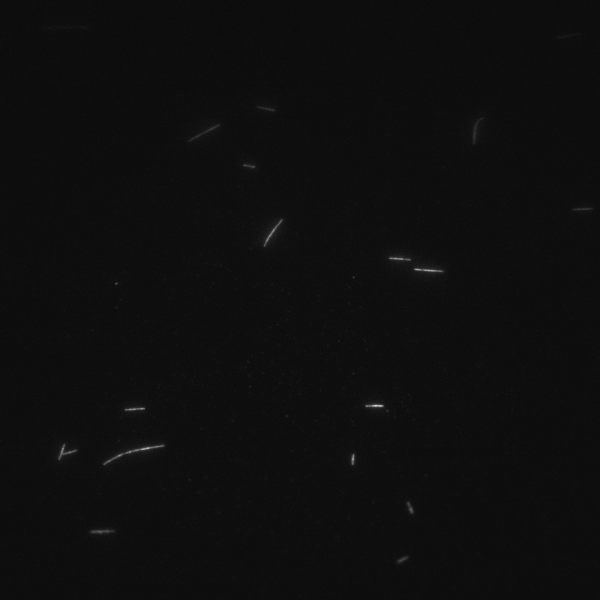
#> input picture Edge_Detection/8bit_tiff_file/Composite_z001_c001.tif, 1200 x 1200 px, given in place of 200818_Xb_Reaction2_6uM003_016.png, which was not available (shown at 1/2 size)
$ python Single_Image_Edge_Detection.py   (older library calls are emulated)
#> lines starting #> are read from the running program, lines starting #| are printed output that depends on the picture; after the words box and inside, x2 and y2 are one past the last pixel; in counts of white or black regions, pixels touching at a corner belong together; pictures that were not available may be replaced by others from this repository, and a replacement may not be noted
import os
#os.environ['DISPLAY'] = ':1'
from scipy.spatial import distance as dist
from imutils import perspective
from imutils import contours
from PIL import Image
import numpy as np
import argparse
import imutils
import cv2
from cv2 import drawContours
import math
from typing import List
from skimage import filters
from networkx.algorithms.smallworld import sigma

# center point
def midpoint(ptA, ptB):
	return ((ptA[0] + ptB[0]) * 0.5, (ptA[1] + ptB[1]) * 0.5)

# read imgae
#tiff_image = cv2.imread("Edge_Detection/8bit_tiff_file/Composite_z002_c002.tif", cv2.IMREAD_ANYCOLOR | cv2.IMREAD_ANYDEPTH)
#image = cv2.normalize(tiff_image, None, 0, 255, cv2.NORM_MINMAX, dtype=cv2.CV_8U)
image = cv2.imread("Edge_Detection/input_image/200818_Xb_Reaction2_6uM003_016.png", cv2.IMREAD_COLOR)
#> image is the input picture: shape (1200, 1200, 3); min 0, max 255, mean 14.1
imgsize = image.shape
#> imgsize = (1200, 1200, 3)
#print(imgsize)
image_D_E = cv2.dilate(image, None, iterations=1) - cv2.erode(image, None, iterations=1)
#cv2.imshow("image_D_E", image_D_E)
# gray grade
#gray = cv2.cvtColor(image, cv2.COLOR_BGR2GRAY)

# bilateral filter
bilateral = cv2.bilateralFilter(image,3,1,1)

# median filter
median = cv2.medianBlur(image,3)
#cv2.imshow("median", median)

# gauss filter to denoise
gauss = cv2.GaussianBlur(image, (5, 5), 0)
# NLM
#nlm = cv2.fastNlMeansDenoising(image, None, 10 ,10,7,21)

# edge detection
#median = np.uint8(median)
edged = cv2.Canny(gauss, 20, 100)
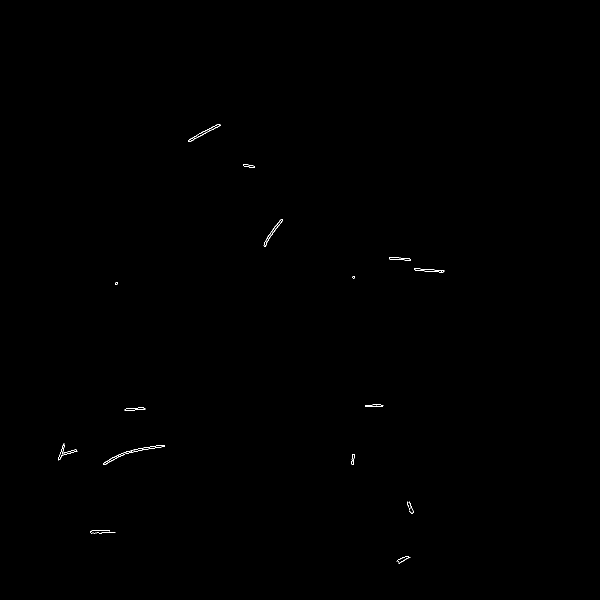
#> edged: shape (1200, 1200) (shown at 1/2 size); 0.11% white in thin lines or dots, all inside (x1, y1, x2, y2) = (116, 248, 889, 1128)
#edged = filters.sobel(gauss)
#cv2.imshow("edge", edged)
#cv2.waitKey(0)

# fill up the gap within objects
edged = cv2.dilate(edged, None, iterations=1)
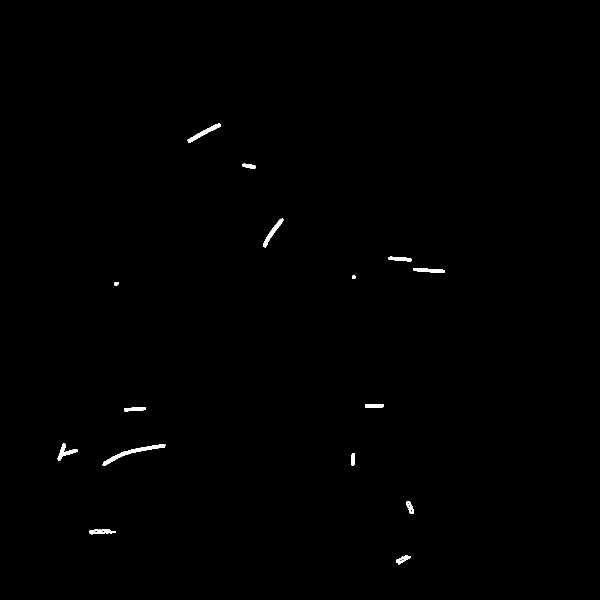
#> edged: shape (1200, 1200) (shown at 1/2 size); 0.34% white; 15 white regions, largest, box (x1, y1, x2, y2) and area: (205, 889, 331, 931) 918, (375, 247, 442, 285) 566, (526, 437, 567, 495) 521
edged = cv2.erode(edged, None, iterations=1)
#> edged: shape (1200, 1200); 0.16% white; 15 white regions

#cv2.imshow("edge_filled", edged)

# find objects
cnts = cv2.findContours(edged.copy(), cv2.RETR_EXTERNAL, cv2.CHAIN_APPROX_SIMPLE)
#> cnts = 15 contours, 2 with area under 20; largest, box (x1, y1, x2, y2) and area: (206, 890, 330, 930) 482, (376, 248, 441, 284) 309, (527, 438, 566, 494) 272, (116, 887, 155, 921) 220, (828, 537, 889, 545) 204
cnts = imutils.grab_contours(cnts)

#print(len(cnts))

# order the sequence from left to right of the object
if len(cnts) > 0:
    cnts = contours.sort_contours(cnts)[0]

#(cnts, _) = contours.sort_contours(cnts)

pixelsPerMetric = None

boxes = []
tltrX_list = []
tltrY_list = []
blbrX_list = []
blbrY_list = []

tlblX_list = []
tlblY_list = []
trbrX_list = []
trbrY_list = []

dA_list = []
dB_list = []

endpoints_list = []
microtubules_length = []

# for loop for all contour
for c in cnts:
	# if it's too small, it might be noise, just ignore it
	if cv2.contourArea(c) < 20:
		continue

	orig = image.copy()
	box = cv2.minAreaRect(c)
	box = cv2.cv.BoxPoints(box) if imutils.is_cv2() else cv2.boxPoints(box)
	box = np.array(box, dtype="int")

	box = perspective.order_points(box)

	boxes.append(box.astype("int"))

	#cv2.drawContours(orig, [box.astype("int")], -1, (0, 255, 0), 2)

	#for (x, y) in box:
		#cv2.circle(orig, (int(x), int(y)), 5, (0, 0, 255), -1)

	(tl, tr, br, bl) = box
	(tltrX, tltrY) = midpoint(tl, tr)
	(blbrX, blbrY) = midpoint(bl, br)

	(tlblX, tlblY) = midpoint(tl, bl)
	(trbrX, trbrY) = midpoint(tr, br)

	tltrX_list.append(tltrX)
	tltrY_list.append(tltrY)
	blbrX_list.append(blbrX)
	blbrY_list.append(blbrY)

	tlblX_list.append(tlblX)
	tlblY_list.append(tlblY)
	trbrX_list.append(trbrX)
	trbrY_list.append(trbrY)

	# [7 lines of commented-out code are left out]

	dA = dist.euclidean((tltrX, tltrY), (blbrX, blbrY))
	dB = dist.euclidean((tlblX, tlblY), (trbrX, trbrY))

	dA_list.append(dA)
	dB_list.append(dB)

	if dA < dB:
		endpoints_list.append(((tlblX, tlblY), (trbrX, trbrY)))
		microtubules_length.append(dB)
	else:
		endpoints_list.append(((tltrX, tltrY), (blbrX, blbrY)))
		microtubules_length.append(dA)
#> this loop made 15 passes
#> (tl, tr, br, bl, tltrX, tltrY, blbrX, blbrY) on passes 1, 2, 3, 5, 6, 7, 8, 9: ([105, 897], [142, 879], [154, 902], [117, 920], 123.5, 888, 135.5, 911), ([179, 1060], [229, 1058], [230, 1064], [180, 1067], 204, 1059, 205, 1065.5), ([202, 917], [326, 880], [329, 892], [206, 930], 264, 898.5, 267.5, 911), ([248, 816], [289, 814], [290, 818], [249, 821], 268.5, 815, 269.5, 819.5), ([374, 278], [440, 250], [438, 245], [377, 284], 407, 264, 407.5, 264.5), ([486, 327], [509, 331], [508, 336], [485, 332], 497.5, 329, 496.5, 334), ([524, 489], [565, 439], [560, 435], [529, 493], 544.5, 464, 544.5, 464), ([703, 907], [708, 908], [706, 929], [702, 928], 705.5, 907.5, 704, 928.5)
#> after the loop, blbrX_list = [135.5, 205, 267.5, 269.5, 407.5, 496.5, 544.5, 704, 748.5, 799, 807.5, 815.5, 857.5]; blbrY_list = [911, 1065.5, 911, 819.5, 264.5, 334, 464, 928.5, 813, 517, 1120.5, 1015.5, 540]; boxes = 13 items; dA_list = [25.94, 6.58, 12.98, 4.61, 0.707, 5.1, 0, 21.05, 4, 0, 7.63, 7.43, 0]; dB_list = [41.15, 50.06, 129.1, 41.08, 71.79, 23.35, 64.9, 4.61, 35, 43.1, 28.41, 25.16, 60.13]; endpoints_list = 13 items; microtubules_length = [41.15, 50.06, 129.1, 41.08, 71.79, 23.35, 64.9, 21.05, 35, 43.1, 28.41, 25.16, 60.13]; tlblX_list = [111, 179.5, 204, 248.5, 375.5, 485.5, 526.5, 702.5, 731, 777.5, 793, 814.5, 827.5]; tlblY_list = [908.5, 1063.5, 923.5, 818.5, 281, 329.5, 491, 917.5, 811, 515.5, 1124, 1002.5, 538]; tltrX_list = [123.5, 204, 264, 268.5, 407, 497.5, 544.5, 705.5, 748.5, 799, 803.5, 822.5, 857.5]; tltrY_list = [888, 1059, 898.5, 815, 264, 329, 464, 907.5, 809, 517, 1114, 1013, 540]; trbrX_list = [148, 229.5, 327.5, 289.5, 439, 508.5, 562.5, 707, 766, 820.5, 818, 823.5, 887.5]; trbrY_list = [890.5, 1061, 886, 816, 247.5, 333.5, 437, 918.5, 811, 518.5, 1110.5, 1026, 542]
	# [11 lines of commented-out code are left out]

tltrX_list = np.array(tltrX_list)
tltrY_list = np.array(tltrY_list)
blbrX_list = np.array(blbrX_list)
blbrY_list = np.array(blbrY_list)

tlblX_list = np.array(tlblX_list)
tlblY_list = np.array(tlblY_list)
trbrX_list = np.array(trbrX_list)
trbrY_list = np.array(trbrY_list)

#dA_list = np.array(dA_list)
#print(dA_list,dB_list)


img = image.copy()
for i in range(len(tltrX_list)):
	#cv2.line(img, (int(tltrX_list[i]), int(tltrY_list[i])), (int(blbrX_list[i]), int(blbrY_list[i])),(255, 0, 255), 2)
	cv2.circle(img, (int(endpoints_list[i][0][0]), int(endpoints_list[i][0][1])),2, (0, 255, 255), -1)
	cv2.circle(img, (int(endpoints_list[i][1][0]), int(endpoints_list[i][1][1])),2, (0, 255, 255), -1)
	#cv2.putText(img, "{:.1f}".format(dA_list[i]), (int(tltrX_list[i] - 15), int(tltrY_list[i] - 10)), cv2.FONT_HERSHEY_SIMPLEX, 0.65, (255, 255, 255), 2)
	cv2.putText(img, "{:d}".format(i), (int(endpoints_list[i][0][0] + 10), int(endpoints_list[i][0][1])), cv2.FONT_HERSHEY_SIMPLEX,0.65, (0, 255, 255), 2)
#> this loop made 13 passes
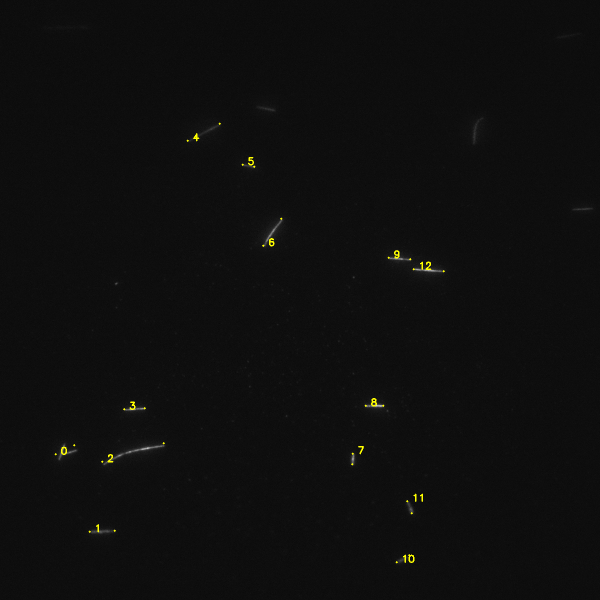
#> img: shape (1200, 1200, 3) (shown at 1/2 size); 0.12% of pixels changed, all inside (x1, y1, x2, y2) = (109, 245, 890, 1127)
#cv2.imshow("Image", img)

img_box = image.copy()
for k in range(len(boxes)):
    cv2.drawContours(img_box, [boxes[k].astype("int")], -1, (0, 255, 0), 2)
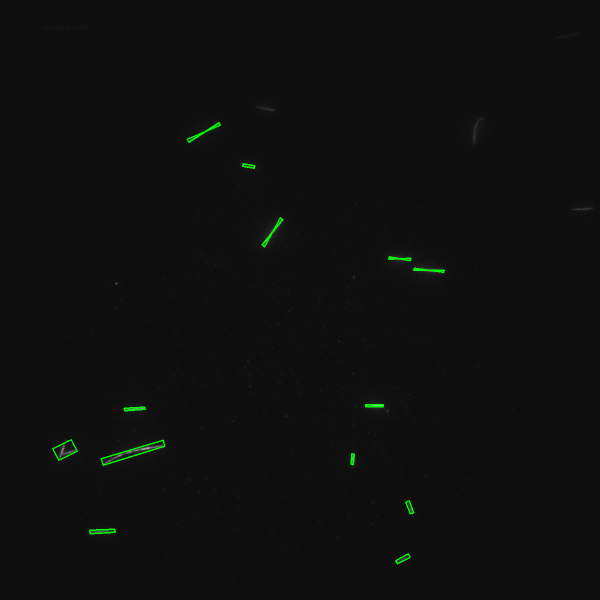
#> img_box: shape (1200, 1200, 3) (shown at 1/2 size); 0.27% of pixels changed, all inside (x1, y1, x2, y2) = (104, 244, 890, 1129)
#cv2.imshow("Image_box", img_box)

orig = image.copy()
cv2.imshow("predicted_image", img)
cv2.waitKey(0)

cv2.imwrite("Edge_Detection/Edge_detection_predicted_image.png", img)

$ run again, on Edge_Detection/8bit_tiff_file/Composite_z001_c002.tif
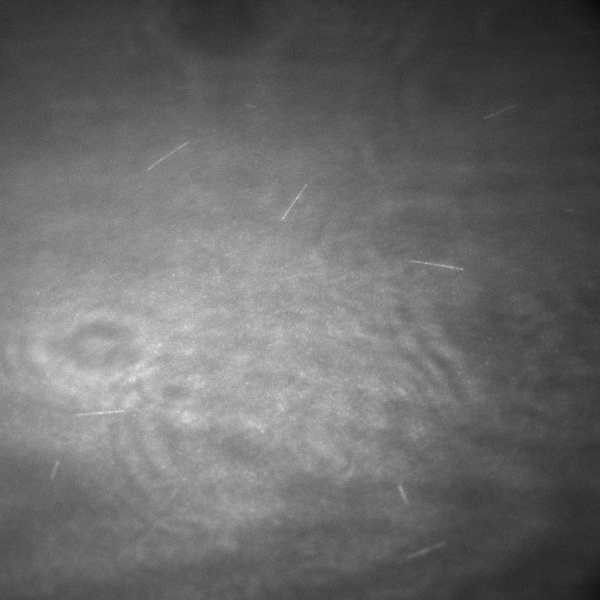
#> input picture Edge_Detection/8bit_tiff_file/Composite_z001_c002.tif, 1200 x 1200 px, given in place of 200818_Xb_Reaction2_6uM003_016.png, which was not available (shown at 1/2 size)
#> image is the input picture: shape (1200, 1200, 3); min 0, max 255, mean 106
#> `edged = cv2.dilate(edged, None, iterations=1)`:
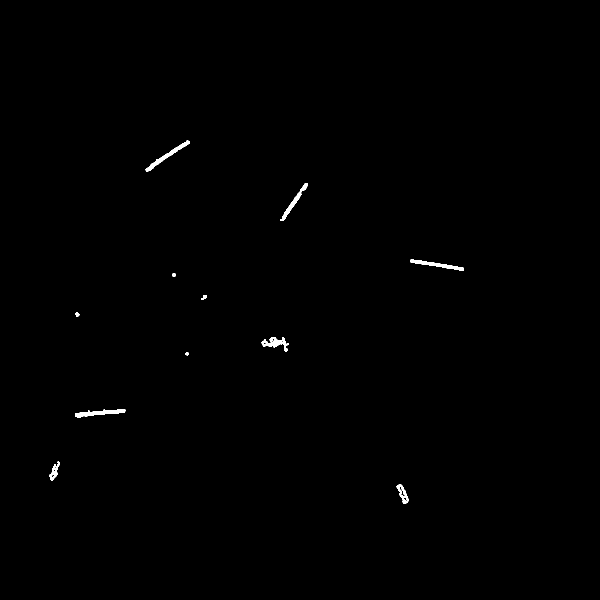
#> edged: shape (1200, 1200) (shown at 1/2 size); 0.31% white; 11 white regions, largest, box (x1, y1, x2, y2) and area: (291, 281, 379, 344) 794, (150, 818, 251, 836) 737, (820, 519, 928, 541) 705
#> cnts = 11 contours, 3 with area under 20; largest, box (x1, y1, x2, y2) and area: (151, 819, 250, 835) 404, (292, 282, 378, 343) 399, (821, 520, 927, 540) 348, (561, 368, 615, 441) 308, (794, 970, 817, 1006) 290, (524, 675, 576, 702) 262, (99, 924, 118, 961) 164, (403, 591, 413, 599) 20
#> the loop `for c in cnts: # if it's too small, it might be noise, just ignore it` made 11 passes
#> (tl, tr, br, bl, tltrX, tltrY, blbrX, blbrY) on passes 1, 2, 4, 7, 8: ([96, 957], [112, 922], [123, 927], [107, 962], 104, 939.5, 115, 944.5), ([150, 825], [248, 813], [249, 823], [151, 834], 199, 819, 200, 828.5), ([289, 336], [373, 278], [378, 285], [293, 343], 331, 307, 335.5, 314), ([402, 597], [408, 589], [412, 592], [406, 600], 405, 593, 409, 596), ([528, 666], [578, 677], [572, 701], [522, 690], 553, 671.5, 547, 695.5)
#> after the loop `for c in cnts:`: blbrX_list = [115, 200, 335.5, 409, 547, 587, 799.5, 873]; blbrY_list = [944.5, 828.5, 314, 596, 695.5, 403, 988.5, 529]; boxes = 8 items; dA_list = [12.08, 9.55, 8.32, 5, 24.74, 0.707, 11.7, 0]; dB_list = [38.48, 98.67, 102.5, 10, 51.2, 88.35, 37.34, 106.4]; endpoints_list = [((101.5, 959.5), (117.5, 924.5)), ((150.5, 829.5), (248.5, 818)), ((291, 339.5), (375.5, 281.5)), ((404, 598.5), (410, 590.5)), ((525, 678), (575, 689)), ((562, 439.5), (612.5, 367)), ((798.5, 969), (811.5, 1004)), ((820.5, 520.5), (925.5, 537.5))]; microtubules_length has the same summary as dB_list; tlblX_list = [101.5, 150.5, 291, 404, 525, 562, 798.5, 820.5]; tlblY_list = [959.5, 829.5, 339.5, 598.5, 678, 439.5, 969, 520.5]; tltrX_list = [104, 199, 331, 405, 553, 587.5, 810.5, 873]; tltrY_list = [939.5, 819, 307, 593, 671.5, 403.5, 984.5, 529]; trbrX_list = [117.5, 248.5, 375.5, 410, 575, 612.5, 811.5, 925.5]; trbrY_list = [924.5, 818, 281.5, 590.5, 689, 367, 1004, 537.5]
#> the loop `for i in range(len(tltrX_list)):` made 8 passes
#> the loop `for k in range(len(boxes)):` made 8 passes
#> after the loop `for k in range(len(boxes)):`:
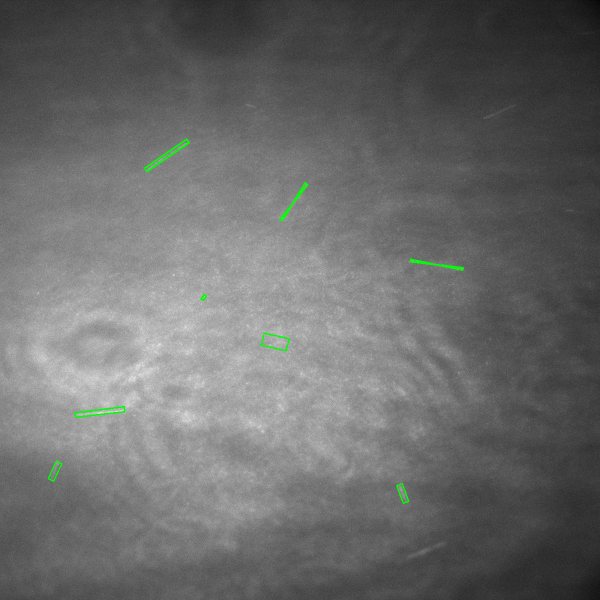
#> img_box: shape (1200, 1200, 3) (shown at 1/2 size); 0.24% of pixels changed, all inside (x1, y1, x2, y2) = (95, 277, 928, 1008)
